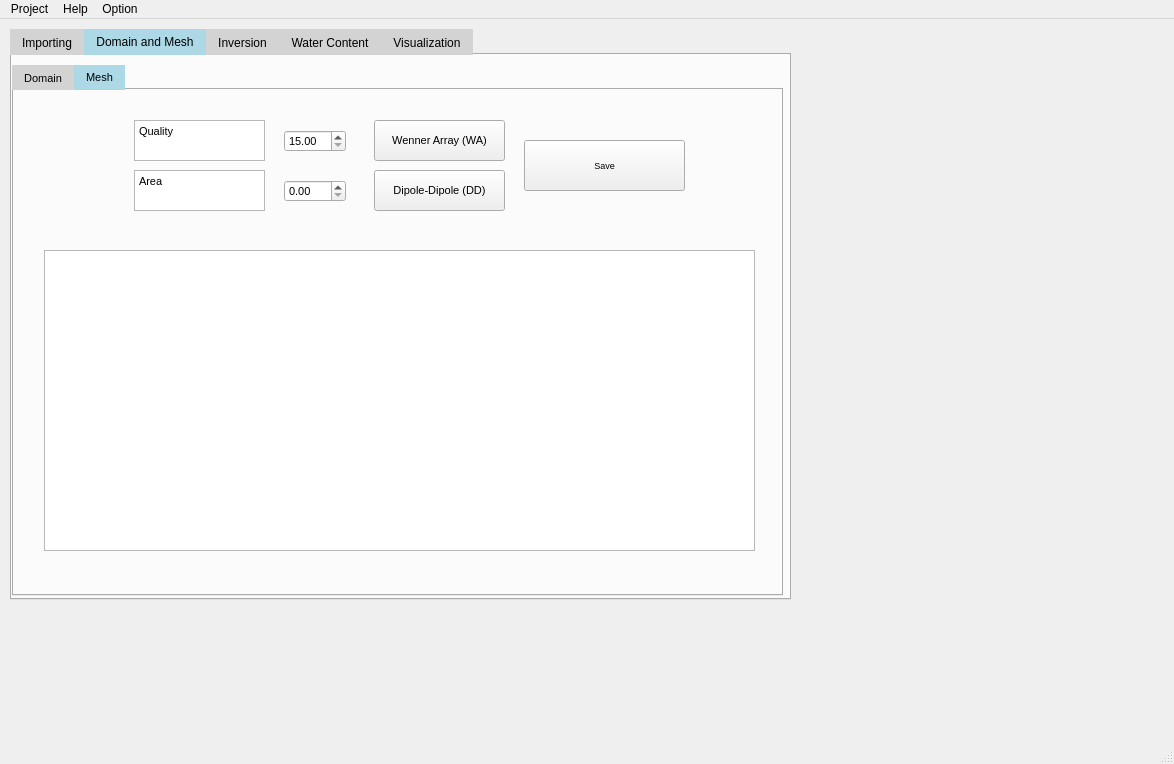
<?xml version="1.0" encoding="UTF-8"?>
<ui version="4.0">
 <class>MainWindow</class>
 <widget class="QMainWindow" name="MainWindow">
  <property name="geometry">
   <rect>
    <x>0</x>
    <y>0</y>
    <width>1174</width>
    <height>764</height>
   </rect>
  </property>
  <property name="windowTitle">
   <string>MainWindow</string>
  </property>
  <property name="autoFillBackground">
   <bool>true</bool>
  </property>
  <widget class="QWidget" name="centralwidget">
   <property name="styleSheet">
    <string notr="true">QTabBar::tab:selected {
    background: lightblue;
    color: black;
}
QTabBar::tab:!selected {
    background: lightgray;
    color: black;
}</string>
   </property>
   <widget class="QWidget" name="verticalWidget" native="true">
    <property name="geometry">
     <rect>
      <x>0</x>
      <y>0</y>
      <width>801</width>
      <height>591</height>
     </rect>
    </property>
    <layout class="QHBoxLayout" name="horizontalLayout_2" stretch="0">
     <property name="spacing">
      <number>10</number>
     </property>
     <property name="leftMargin">
      <number>10</number>
     </property>
     <property name="topMargin">
      <number>10</number>
     </property>
     <property name="rightMargin">
      <number>10</number>
     </property>
     <property name="bottomMargin">
      <number>10</number>
     </property>
     <item>
      <widget class="QTabWidget" name="tabWidget">
       <property name="minimumSize">
        <size>
         <width>781</width>
         <height>571</height>
        </size>
       </property>
       <property name="mouseTracking">
        <bool>true</bool>
       </property>
       <property name="autoFillBackground">
        <bool>true</bool>
       </property>
       <property name="styleSheet">
        <string notr="true"/>
       </property>
       <property name="currentIndex">
        <number>1</number>
       </property>
       <widget class="QWidget" name="Importing">
        <attribute name="title">
         <string>Importing</string>
        </attribute>
        <layout class="QVBoxLayout" name="verticalLayout">
         <item>
          <widget class="QTabWidget" name="tabWidget_2">
           <property name="autoFillBackground">
            <bool>false</bool>
           </property>
           <property name="styleSheet">
            <string notr="true">color: rgb(0, 0, 0);
border-top-color: rgb(0, 0, 0);</string>
           </property>
           <property name="currentIndex">
            <number>0</number>
           </property>
           <widget class="QWidget" name="Data">
            <attribute name="title">
             <string>Data</string>
            </attribute>
            <layout class="QGridLayout" name="gridLayout">
             <item row="0" column="2">
              <widget class="QPushButton" name="pushButton_3">
               <property name="text">
                <string>Import</string>
               </property>
              </widget>
             </item>
             <item row="0" column="1">
              <widget class="QPushButton" name="pushButton">
               <property name="text">
                <string>Choose your file</string>
               </property>
              </widget>
             </item>
             <item row="0" column="0">
              <widget class="QLineEdit" name="lineEdit"/>
             </item>
            </layout>
           </widget>
           <widget class="QWidget" name="Pre_processing">
            <attribute name="title">
             <string>Pre_processing</string>
            </attribute>
            <widget class="QPushButton" name="pushButton_2">
             <property name="geometry">
              <rect>
               <x>20</x>
               <y>10</y>
               <width>81</width>
               <height>31</height>
              </rect>
             </property>
             <property name="text">
              <string>Clean Data</string>
             </property>
            </widget>
            <widget class="QListView" name="listView">
             <property name="geometry">
              <rect>
               <x>20</x>
               <y>50</y>
               <width>711</width>
               <height>431</height>
              </rect>
             </property>
            </widget>
           </widget>
          </widget>
         </item>
        </layout>
       </widget>
       <widget class="QWidget" name="Domain_Mesh">
        <attribute name="title">
         <string>Domain and Mesh</string>
        </attribute>
        <widget class="QWidget" name="verticalWidget_2" native="true">
         <property name="geometry">
          <rect>
           <x>760</x>
           <y>220</y>
           <width>801</width>
           <height>591</height>
          </rect>
         </property>
         <layout class="QHBoxLayout" name="horizontalLayout_3" stretch="">
          <property name="spacing">
           <number>10</number>
          </property>
          <property name="leftMargin">
           <number>10</number>
          </property>
          <property name="topMargin">
           <number>10</number>
          </property>
          <property name="rightMargin">
           <number>10</number>
          </property>
          <property name="bottomMargin">
           <number>10</number>
          </property>
         </layout>
        </widget>
        <widget class="QTabWidget" name="meshView">
         <property name="geometry">
          <rect>
           <x>0</x>
           <y>10</y>
           <width>771</width>
           <height>531</height>
          </rect>
         </property>
         <property name="font">
          <font>
           <pointsize>8</pointsize>
          </font>
         </property>
         <property name="currentIndex">
          <number>1</number>
         </property>
         <widget class="QWidget" name="Domain">
          <attribute name="title">
           <string>Domain</string>
          </attribute>
          <widget class="QTextEdit" name="start">
           <property name="geometry">
            <rect>
             <x>200</x>
             <y>30</y>
             <width>131</width>
             <height>41</height>
            </rect>
           </property>
           <property name="html">
            <string>&lt;!DOCTYPE HTML PUBLIC &quot;-//W3C//DTD HTML 4.0//EN&quot; &quot;http://www.w3.org/TR/REC-html40/strict.dtd&quot;&gt;
&lt;html&gt;&lt;head&gt;&lt;meta name=&quot;qrichtext&quot; content=&quot;1&quot; /&gt;&lt;style type=&quot;text/css&quot;&gt;
p, li { white-space: pre-wrap; }
&lt;/style&gt;&lt;/head&gt;&lt;body style=&quot; font-family:'MS Shell Dlg 2'; font-size:8.25pt; font-weight:400; font-style:normal;&quot;&gt;
&lt;p style=&quot; margin-top:0px; margin-bottom:0px; margin-left:0px; margin-right:0px; -qt-block-indent:0; text-indent:0px;&quot;&gt;&lt;span style=&quot; font-family:'SimSun'; font-size:8pt;&quot;&gt;Start&lt;/span&gt;&lt;/p&gt;&lt;/body&gt;&lt;/html&gt;</string>
           </property>
          </widget>
          <widget class="QTextEdit" name="end">
           <property name="geometry">
            <rect>
             <x>200</x>
             <y>80</y>
             <width>131</width>
             <height>41</height>
            </rect>
           </property>
           <property name="html">
            <string>&lt;!DOCTYPE HTML PUBLIC &quot;-//W3C//DTD HTML 4.0//EN&quot; &quot;http://www.w3.org/TR/REC-html40/strict.dtd&quot;&gt;
&lt;html&gt;&lt;head&gt;&lt;meta name=&quot;qrichtext&quot; content=&quot;1&quot; /&gt;&lt;style type=&quot;text/css&quot;&gt;
p, li { white-space: pre-wrap; }
&lt;/style&gt;&lt;/head&gt;&lt;body style=&quot; font-family:'MS Shell Dlg 2'; font-size:8.25pt; font-weight:400; font-style:normal;&quot;&gt;
&lt;p style=&quot; margin-top:0px; margin-bottom:0px; margin-left:0px; margin-right:0px; -qt-block-indent:0; text-indent:0px;&quot;&gt;&lt;span style=&quot; font-family:'SimSun'; font-size:8pt;&quot;&gt;End&lt;/span&gt;&lt;/p&gt;&lt;/body&gt;&lt;/html&gt;</string>
           </property>
          </widget>
          <widget class="QSpinBox" name="startY">
           <property name="geometry">
            <rect>
             <x>350</x>
             <y>50</y>
             <width>51</width>
             <height>21</height>
            </rect>
           </property>
          </widget>
          <widget class="QSpinBox" name="startX">
           <property name="geometry">
            <rect>
             <x>350</x>
             <y>30</y>
             <width>51</width>
             <height>21</height>
            </rect>
           </property>
           <property name="sizePolicy">
            <sizepolicy hsizetype="Minimum" vsizetype="Maximum">
             <horstretch>100</horstretch>
             <verstretch>4</verstretch>
            </sizepolicy>
           </property>
          </widget>
          <widget class="QSpinBox" name="endX">
           <property name="geometry">
            <rect>
             <x>350</x>
             <y>80</y>
             <width>51</width>
             <height>21</height>
            </rect>
           </property>
           <property name="minimumSize">
            <size>
             <width>51</width>
             <height>21</height>
            </size>
           </property>
           <property name="minimum">
            <number>-8</number>
           </property>
           <property name="maximum">
            <number>50</number>
           </property>
          </widget>
          <widget class="QSpinBox" name="endY">
           <property name="geometry">
            <rect>
             <x>350</x>
             <y>100</y>
             <width>51</width>
             <height>21</height>
            </rect>
           </property>
           <property name="minimum">
            <number>-8</number>
           </property>
           <property name="maximum">
            <number>50</number>
           </property>
          </widget>
          <widget class="QPushButton" name="applyButton">
           <property name="geometry">
            <rect>
             <x>420</x>
             <y>20</y>
             <width>161</width>
             <height>51</height>
            </rect>
           </property>
           <property name="font">
            <font>
             <pointsize>7</pointsize>
            </font>
           </property>
           <property name="text">
            <string>Apply</string>
           </property>
          </widget>
          <widget class="QGraphicsView" name="domainView">
           <property name="geometry">
            <rect>
             <x>20</x>
             <y>150</y>
             <width>711</width>
             <height>311</height>
            </rect>
           </property>
          </widget>
          <widget class="QPushButton" name="saveButton_1">
           <property name="geometry">
            <rect>
             <x>420</x>
             <y>80</y>
             <width>161</width>
             <height>51</height>
            </rect>
           </property>
           <property name="font">
            <font>
             <pointsize>7</pointsize>
            </font>
           </property>
           <property name="text">
            <string>Save</string>
           </property>
          </widget>
         </widget>
         <widget class="QWidget" name="Mesh">
          <attribute name="title">
           <string>Mesh</string>
          </attribute>
          <widget class="QTextEdit" name="quality_para">
           <property name="geometry">
            <rect>
             <x>120</x>
             <y>30</y>
             <width>131</width>
             <height>41</height>
            </rect>
           </property>
           <property name="html">
            <string>&lt;!DOCTYPE HTML PUBLIC &quot;-//W3C//DTD HTML 4.0//EN&quot; &quot;http://www.w3.org/TR/REC-html40/strict.dtd&quot;&gt;
&lt;html&gt;&lt;head&gt;&lt;meta name=&quot;qrichtext&quot; content=&quot;1&quot; /&gt;&lt;style type=&quot;text/css&quot;&gt;
p, li { white-space: pre-wrap; }
&lt;/style&gt;&lt;/head&gt;&lt;body style=&quot; font-family:'MS Shell Dlg 2'; font-size:8.25pt; font-weight:400; font-style:normal;&quot;&gt;
&lt;p style=&quot; margin-top:0px; margin-bottom:0px; margin-left:0px; margin-right:0px; -qt-block-indent:0; text-indent:0px;&quot;&gt;&lt;span style=&quot; font-family:'SimSun'; font-size:8pt;&quot;&gt;Quality&lt;/span&gt;&lt;/p&gt;&lt;/body&gt;&lt;/html&gt;</string>
           </property>
          </widget>
          <widget class="QTextEdit" name="area_para">
           <property name="geometry">
            <rect>
             <x>120</x>
             <y>80</y>
             <width>131</width>
             <height>41</height>
            </rect>
           </property>
           <property name="html">
            <string>&lt;!DOCTYPE HTML PUBLIC &quot;-//W3C//DTD HTML 4.0//EN&quot; &quot;http://www.w3.org/TR/REC-html40/strict.dtd&quot;&gt;
&lt;html&gt;&lt;head&gt;&lt;meta name=&quot;qrichtext&quot; content=&quot;1&quot; /&gt;&lt;style type=&quot;text/css&quot;&gt;
p, li { white-space: pre-wrap; }
&lt;/style&gt;&lt;/head&gt;&lt;body style=&quot; font-family:'MS Shell Dlg 2'; font-size:8.25pt; font-weight:400; font-style:normal;&quot;&gt;
&lt;p style=&quot; margin-top:0px; margin-bottom:0px; margin-left:0px; margin-right:0px; -qt-block-indent:0; text-indent:0px;&quot;&gt;&lt;span style=&quot; font-family:'SimSun'; font-size:8pt;&quot;&gt;Area&lt;/span&gt;&lt;/p&gt;&lt;/body&gt;&lt;/html&gt;</string>
           </property>
          </widget>
          <widget class="QDoubleSpinBox" name="quality">
           <property name="geometry">
            <rect>
             <x>270</x>
             <y>40</y>
             <width>62</width>
             <height>22</height>
            </rect>
           </property>
           <property name="minimum">
            <double>15.000000000000000</double>
           </property>
           <property name="maximum">
            <double>50.000000000000000</double>
           </property>
           <property name="singleStep">
            <double>0.010000000000000</double>
           </property>
           <property name="value">
            <double>15.000000000000000</double>
           </property>
          </widget>
          <widget class="QDoubleSpinBox" name="area">
           <property name="geometry">
            <rect>
             <x>270</x>
             <y>90</y>
             <width>62</width>
             <height>22</height>
            </rect>
           </property>
           <property name="maximum">
            <double>1.000000000000000</double>
           </property>
           <property name="singleStep">
            <double>0.010000000000000</double>
           </property>
          </widget>
          <widget class="QPushButton" name="saveButton_2">
           <property name="geometry">
            <rect>
             <x>510</x>
             <y>50</y>
             <width>161</width>
             <height>51</height>
            </rect>
           </property>
           <property name="font">
            <font>
             <pointsize>7</pointsize>
            </font>
           </property>
           <property name="text">
            <string>Save</string>
           </property>
          </widget>
          <widget class="QGraphicsView" name="domainView_2">
           <property name="geometry">
            <rect>
             <x>30</x>
             <y>160</y>
             <width>711</width>
             <height>301</height>
            </rect>
           </property>
          </widget>
          <widget class="QPushButton" name="waButton">
           <property name="geometry">
            <rect>
             <x>360</x>
             <y>30</y>
             <width>131</width>
             <height>41</height>
            </rect>
           </property>
           <property name="font">
            <font>
             <pointsize>8</pointsize>
            </font>
           </property>
           <property name="text">
            <string>Wenner Array (WA)</string>
           </property>
          </widget>
          <widget class="QPushButton" name="ddButton">
           <property name="geometry">
            <rect>
             <x>360</x>
             <y>80</y>
             <width>131</width>
             <height>41</height>
            </rect>
           </property>
           <property name="font">
            <font>
             <pointsize>8</pointsize>
            </font>
           </property>
           <property name="text">
            <string>Dipole-Dipole (DD)</string>
           </property>
          </widget>
         </widget>
        </widget>
        <zorder>meshView</zorder>
        <zorder>verticalWidget_2</zorder>
       </widget>
       <widget class="QWidget" name="Inversion">
        <attribute name="title">
         <string>Inversion</string>
        </attribute>
        <widget class="QWidget" name="layoutWidget_2">
         <property name="geometry">
          <rect>
           <x>10</x>
           <y>30</y>
           <width>411</width>
           <height>73</height>
          </rect>
         </property>
         <layout class="QHBoxLayout" name="horizontalLayout_4">
          <item>
           <widget class="QTextEdit" name="textEdit_8">
            <property name="html">
             <string>&lt;!DOCTYPE HTML PUBLIC &quot;-//W3C//DTD HTML 4.0//EN&quot; &quot;http://www.w3.org/TR/REC-html40/strict.dtd&quot;&gt;
&lt;html&gt;&lt;head&gt;&lt;meta name=&quot;qrichtext&quot; content=&quot;1&quot; /&gt;&lt;style type=&quot;text/css&quot;&gt;
p, li { white-space: pre-wrap; }
&lt;/style&gt;&lt;/head&gt;&lt;body style=&quot; font-family:'MS Shell Dlg 2'; font-size:8.25pt; font-weight:400; font-style:normal;&quot;&gt;
&lt;p style=&quot; margin-top:0px; margin-bottom:0px; margin-left:0px; margin-right:0px; -qt-block-indent:0; text-indent:0px;&quot;&gt;&lt;span style=&quot; font-family:'SimSun'; font-size:9pt;&quot;&gt;maxIter:&lt;/span&gt;&lt;/p&gt;&lt;/body&gt;&lt;/html&gt;</string>
            </property>
           </widget>
          </item>
          <item>
           <widget class="QSpinBox" name="spinBox_8"/>
          </item>
          <item>
           <widget class="QTextEdit" name="textEdit_9">
            <property name="html">
             <string>&lt;!DOCTYPE HTML PUBLIC &quot;-//W3C//DTD HTML 4.0//EN&quot; &quot;http://www.w3.org/TR/REC-html40/strict.dtd&quot;&gt;
&lt;html&gt;&lt;head&gt;&lt;meta name=&quot;qrichtext&quot; content=&quot;1&quot; /&gt;&lt;style type=&quot;text/css&quot;&gt;
p, li { white-space: pre-wrap; }
&lt;/style&gt;&lt;/head&gt;&lt;body style=&quot; font-family:'MS Shell Dlg 2'; font-size:8.25pt; font-weight:400; font-style:normal;&quot;&gt;
&lt;p style=&quot; margin-top:0px; margin-bottom:0px; margin-left:0px; margin-right:0px; -qt-block-indent:0; text-indent:0px;&quot;&gt;&lt;span style=&quot; font-family:'SimSun'; font-size:9pt;&quot;&gt;Lam:&lt;/span&gt;&lt;/p&gt;&lt;/body&gt;&lt;/html&gt;</string>
            </property>
           </widget>
          </item>
          <item>
           <widget class="QSpinBox" name="spinBox_11"/>
          </item>
          <item>
           <widget class="QTextEdit" name="textEdit_10">
            <property name="html">
             <string>&lt;!DOCTYPE HTML PUBLIC &quot;-//W3C//DTD HTML 4.0//EN&quot; &quot;http://www.w3.org/TR/REC-html40/strict.dtd&quot;&gt;
&lt;html&gt;&lt;head&gt;&lt;meta name=&quot;qrichtext&quot; content=&quot;1&quot; /&gt;&lt;style type=&quot;text/css&quot;&gt;
p, li { white-space: pre-wrap; }
&lt;/style&gt;&lt;/head&gt;&lt;body style=&quot; font-family:'MS Shell Dlg 2'; font-size:8.25pt; font-weight:400; font-style:normal;&quot;&gt;
&lt;p style=&quot; margin-top:0px; margin-bottom:0px; margin-left:0px; margin-right:0px; -qt-block-indent:0; text-indent:0px;&quot;&gt;&lt;span style=&quot; font-family:'SimSun'; font-size:9pt;&quot;&gt;dPhi:&lt;/span&gt;&lt;/p&gt;&lt;/body&gt;&lt;/html&gt;</string>
            </property>
           </widget>
          </item>
          <item>
           <widget class="QSpinBox" name="spinBox_10"/>
          </item>
         </layout>
        </widget>
        <widget class="QPushButton" name="pushButton_5">
         <property name="geometry">
          <rect>
           <x>440</x>
           <y>10</y>
           <width>111</width>
           <height>41</height>
          </rect>
         </property>
         <property name="text">
          <string>Apply</string>
         </property>
        </widget>
        <widget class="QPushButton" name="pushButton_9">
         <property name="geometry">
          <rect>
           <x>440</x>
           <y>60</y>
           <width>111</width>
           <height>41</height>
          </rect>
         </property>
         <property name="text">
          <string>Save</string>
         </property>
        </widget>
        <widget class="QListView" name="listView_3">
         <property name="geometry">
          <rect>
           <x>30</x>
           <y>110</y>
           <width>711</width>
           <height>431</height>
          </rect>
         </property>
        </widget>
       </widget>
       <widget class="QWidget" name="tab_5">
        <attribute name="title">
         <string>Water Content</string>
        </attribute>
        <widget class="QTextEdit" name="textEdit_11">
         <property name="geometry">
          <rect>
           <x>0</x>
           <y>10</y>
           <width>111</width>
           <height>31</height>
          </rect>
         </property>
         <property name="html">
          <string>&lt;!DOCTYPE HTML PUBLIC &quot;-//W3C//DTD HTML 4.0//EN&quot; &quot;http://www.w3.org/TR/REC-html40/strict.dtd&quot;&gt;
&lt;html&gt;&lt;head&gt;&lt;meta name=&quot;qrichtext&quot; content=&quot;1&quot; /&gt;&lt;style type=&quot;text/css&quot;&gt;
p, li { white-space: pre-wrap; }
&lt;/style&gt;&lt;/head&gt;&lt;body style=&quot; font-family:'MS Shell Dlg 2'; font-size:8.25pt; font-weight:400; font-style:normal;&quot;&gt;
&lt;p style=&quot; margin-top:0px; margin-bottom:0px; margin-left:0px; margin-right:0px; -qt-block-indent:0; text-indent:0px;&quot;&gt;&lt;span style=&quot; font-family:'.AppleSystemUIFont'; font-size:13pt;&quot;&gt;Temperture&lt;/span&gt;&lt;/p&gt;&lt;/body&gt;&lt;/html&gt;</string>
         </property>
        </widget>
        <widget class="QListView" name="listView_6">
         <property name="geometry">
          <rect>
           <x>0</x>
           <y>60</y>
           <width>711</width>
           <height>431</height>
          </rect>
         </property>
        </widget>
        <widget class="QDoubleSpinBox" name="doubleSpinBox_3">
         <property name="geometry">
          <rect>
           <x>120</x>
           <y>10</y>
           <width>71</width>
           <height>31</height>
          </rect>
         </property>
         <property name="decimals">
          <number>1</number>
         </property>
         <property name="singleStep">
          <double>0.100000000000000</double>
         </property>
         <property name="value">
          <double>25.000000000000000</double>
         </property>
        </widget>
        <widget class="QPushButton" name="pushButton_12">
         <property name="geometry">
          <rect>
           <x>200</x>
           <y>10</y>
           <width>81</width>
           <height>31</height>
          </rect>
         </property>
         <property name="text">
          <string>Calculate</string>
         </property>
        </widget>
       </widget>
       <widget class="QWidget" name="Visualization">
        <attribute name="title">
         <string>Visualization</string>
        </attribute>
        <layout class="QHBoxLayout" name="horizontalLayout_5">
         <item>
          <widget class="QTabWidget" name="tabWidget_3">
           <property name="currentIndex">
            <number>0</number>
           </property>
           <widget class="QWidget" name="Resistivity">
            <attribute name="title">
             <string>Resistivity</string>
            </attribute>
            <widget class="QPushButton" name="pushButton_7">
             <property name="geometry">
              <rect>
               <x>0</x>
               <y>10</y>
               <width>91</width>
               <height>31</height>
              </rect>
             </property>
             <property name="text">
              <string>Result</string>
             </property>
            </widget>
            <widget class="QPushButton" name="pushButton_10">
             <property name="geometry">
              <rect>
               <x>110</x>
               <y>10</y>
               <width>111</width>
               <height>31</height>
              </rect>
             </property>
             <property name="text">
              <string>Save</string>
             </property>
            </widget>
            <widget class="QListView" name="listView_4">
             <property name="geometry">
              <rect>
               <x>30</x>
               <y>50</y>
               <width>711</width>
               <height>431</height>
              </rect>
             </property>
            </widget>
           </widget>
           <widget class="QWidget" name="Water_content">
            <attribute name="title">
             <string>Water content</string>
            </attribute>
            <widget class="QPushButton" name="pushButton_6">
             <property name="geometry">
              <rect>
               <x>0</x>
               <y>10</y>
               <width>81</width>
               <height>31</height>
              </rect>
             </property>
             <property name="text">
              <string>Convert</string>
             </property>
            </widget>
            <widget class="QPushButton" name="pushButton_11">
             <property name="geometry">
              <rect>
               <x>100</x>
               <y>10</y>
               <width>71</width>
               <height>31</height>
              </rect>
             </property>
             <property name="text">
              <string>Save</string>
             </property>
            </widget>
            <widget class="QListView" name="listView_5">
             <property name="geometry">
              <rect>
               <x>20</x>
               <y>50</y>
               <width>711</width>
               <height>431</height>
              </rect>
             </property>
            </widget>
           </widget>
          </widget>
         </item>
        </layout>
       </widget>
      </widget>
     </item>
    </layout>
   </widget>
  </widget>
  <widget class="QStatusBar" name="statusbar"/>
  <widget class="QMenuBar" name="menubar">
   <property name="geometry">
    <rect>
     <x>0</x>
     <y>0</y>
     <width>1174</width>
     <height>22</height>
    </rect>
   </property>
   <widget class="QMenu" name="menuProject">
    <property name="title">
     <string>Project</string>
    </property>
    <addaction name="actionNew"/>
    <addaction name="actionOpen"/>
    <addaction name="actionSave"/>
   </widget>
   <widget class="QMenu" name="menuHelp">
    <property name="title">
     <string>Help</string>
    </property>
    <addaction name="actionGuidline"/>
    <addaction name="actionContract"/>
   </widget>
   <widget class="QMenu" name="menuOption">
    <property name="title">
     <string>Option</string>
    </property>
   </widget>
   <addaction name="menuProject"/>
   <addaction name="menuHelp"/>
   <addaction name="menuOption"/>
  </widget>
  <action name="actionNew">
   <property name="text">
    <string>New</string>
   </property>
  </action>
  <action name="actionOpen">
   <property name="text">
    <string>Open</string>
   </property>
  </action>
  <action name="actionSave">
   <property name="text">
    <string>Save</string>
   </property>
  </action>
  <action name="actionGuidline">
   <property name="text">
    <string>Guidline</string>
   </property>
  </action>
  <action name="actionContract">
   <property name="text">
    <string>Contract</string>
   </property>
  </action>
 </widget>
 <resources/>
 <connections/>
</ui>
